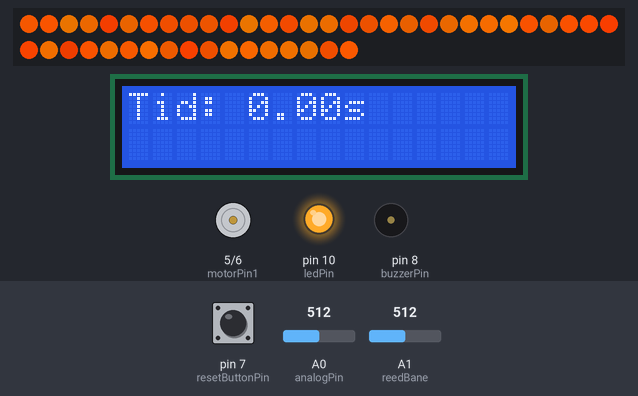
Simulated run of this sketch. Board: Arduino Uno, built with avr-gcc and run on an emulated ATmega328P. On the bench: 47 RGB LEDs in strip order, left to right, continuing on the next row, 16×2 character LCD, motor-driver pin pairs drawn as motors (green arrow = first pin HIGH = forward, orange = second pin HIGH = backward, longer = more drive, scaled by the enable pin), output pins drawn as LEDs (lit = HIGH), buzzer (waves = sounding). Inputs (shaded band) come from the test bench; at power-on: A1 (reedBane) = 512, pin 7 (resetButtonPin) HIGH, A0 (analogPin) = 512. Random numbers use the default seed unless the sketch sets one; what the sketch prints to the serial monitor is not drawn.

Above: at 1.2 s.
1.3 s: A1 (reedBane) set to 560
At 1.7 s:
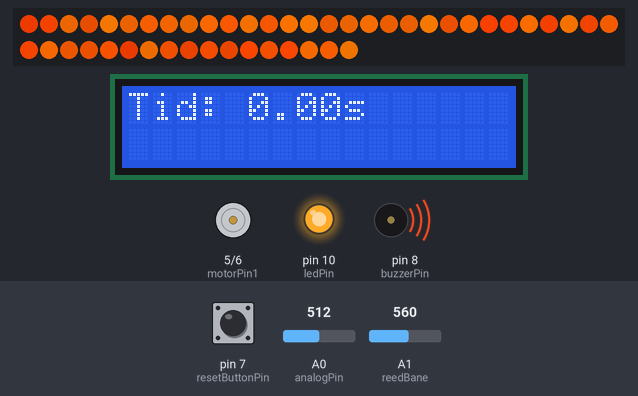
4.3 s: A1 (reedBane) set to 786
7.3 s: A1 (reedBane) set to 811
At 7.47 s:
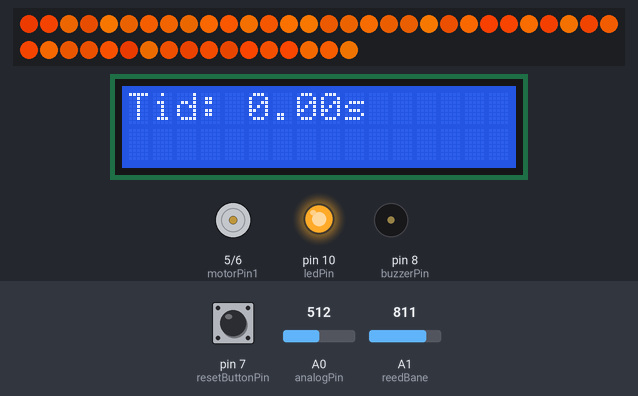
10.3 s: pin 7 (resetButtonPin) pulled LOW for 0.15 s
11.0 s: A0 (analogPin) set to 660
At 11.5 s:
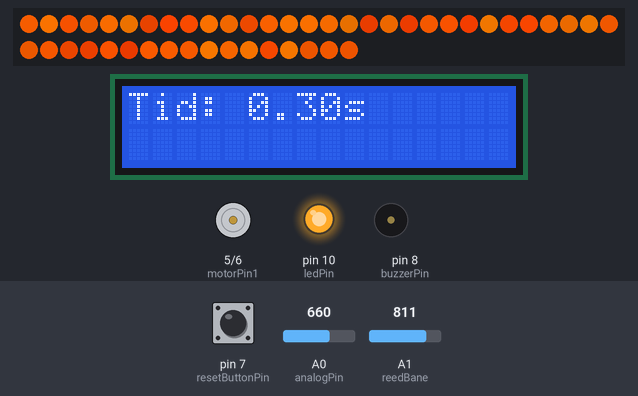
12.8 s: pin 7 (resetButtonPin) pulled LOW for 1 s
At 12.96 s:
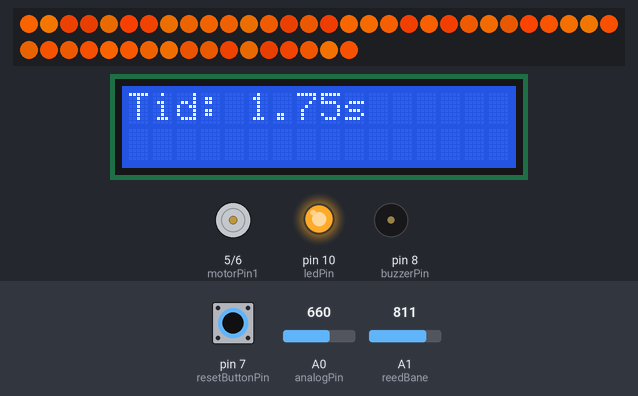
Timing chart, 0 to 15.4 s (numbered marks = the images above; inputs shaded):
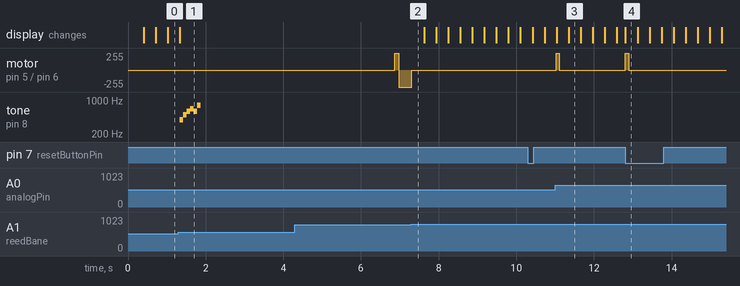

Measured:
- the behaviour switches between 800 and 801 on A1 (reedBane) (found by bisection; images 1 and 2)
- after the input at 1.3 s, tone on pin 8 (buzzerPin): plays 392 Hz for 0.09 s, 494 Hz for 0.09 s, 587 Hz for 0.09 s, 659 Hz for 0.09 s, 587 Hz for 0.09 s, 784 Hz for 0.09 s, starting at once
- after the input at 7.3 s, motor on pin 5 (motorPin1) / pin 6 (motorPin2): backward 255/255 → stopped at once
- after the input at 11.0 s, motor on pin 5 (motorPin1) / pin 6 (motorPin2): stopped → forward 255/255 at once, → stopped 0.08 s later
- after the input at 12.8 s, motor on pin 5 (motorPin1) / pin 6 (motorPin2): stopped → forward 255/255 at once, → stopped 0.10 s later

The sketch:

protokode.ino
```cpp
/*
Arduino-basert pumpespill med motorisert vogn for læring om arbeid og energi

Dette programmet styrer et fysisk spill der en spiller pumper for å bevege en vogn. Poeng registreres via reed switch-sensorer, og bevegelse, tid og visuelle effekter håndteres via motor, buzzer, LCD-display og LED-stripe.
Programmet inkluderer blant annet funksjoner for automatisk tilbakestilling av vogn og visning av tidtaking av spillet.

[Gruppe 5 / Bawan Ghorbani, Oskar Rise, Brage Berg, Tuva Enersen / TPD4126 Prototyping av fysiske brukeropplevelser / Vår 2025]

Brukte kodebiblioteker:
<Arduino.h> og <Wire.h> - Standard Arduino-biblioteker for grunnleggende funksjonalitet
<Adafruit_Neopixel.h> - Av Adafruit Industries. Brukes til kontroll av LED-stripe. Lisens: MIT-Lisens. Kilde: https://github.com/adafruit/Adafruit_NeoPixel
<LiquidCrystal_I2C.h> - Av John Rickman. Brukes til I2C-kommunikasjon med LCD-display. Kilde: https://github.com/johnrickman/LiquidCrystal_I2C
Bibliotekene er brukt i henhold til deres respektive lisenser.
*/

// Inkluderer biblioteker:
#include <Arduino.h> // Hovedbiblioteket for Arduino
#include <Wire.h> // For I2C-kommunikasjon (modul til LCD-displayet)
#include <Adafruit_NeoPixel.h> // Kontrollere LED-stripe
#include <LiquidCrystal_I2C.h> // Bruke LCD-display med I2C-modul

// Definerer pinneverdier:
const int analogPin       = A0;
const int motorPin1       = 5;
const int motorPin2       = 6;
const int enablePin       = 9;
const int resetButtonPin  = 7;
const int reedBane        = A1;
const int buzzerPin       = 8;
const int ledPin          = 10;

// Konfigurerer LED-stripen:
#define LED_PIN    3 // Definerer pinneverdi
#define NUMPIXELS  47 // Det er 47 LED-piksler på stripen
Adafruit_NeoPixel pixels = Adafruit_NeoPixel(NUMPIXELS, LED_PIN, NEO_GRB + NEO_KHZ800); // Oppretter et objekt kalt pixels som representerer LED-stripen

// Oppretter et LCD-objekt for en tekstbasert LCD-skjerm med adresse 0x27, 16 tegn per rad og 2 rader via I2C
LiquidCrystal_I2C lcd(0x27, 16, 2);

// Variabler:
int value = 0; // Midlertidig lagring av analog verdi fra reed relayen i pumpa
int sensor = -1; // sensor brukes til å indikere om stempelet har bevegd seg opp eller ned mellom reed relayene
int score = 1; // score er nåværende poengsum ila en runde. Den økes når stempelet i pumpa passerer en sensor i riktig rekkefølge (fra topp til bunn). Score brukes også til å starte bevegelse og vise tid i displayet.
int maxScore = 1; // maxScore er hvor mange poeng som må til før målpassering. Brukes i moveCart() for å justere hastigheten på motoren proporsjonalt med fremgangen.
int points = 1; // points er antall poeng som legges til per reed relay passert nedover i pumpa
int accountedScore = 1; // Hindrer at samme poeng blir registrert og utløser motorstart flere ganger
unsigned long currentTimerStart = 0; // Lagrer tidspunktet for når motoren kjører vogna ettersom poengsummen øker. Velger å bruke timer for å få presis kontroll på varigheten av handlingen i stedet for delay() for å ikke stoppe programflyten.
int pulseDuration = 70; // Motoren kjører i 70 ms per reed relay passert nedover i pumpa (per poeng registrert)
bool timerRunning = false; // Forteller om motoren er aktiv
bool resetting = false; // Forteller om vogna resetter seg i øyeblikket
unsigned long lastScoreUpdateTime = 0; // Lagrer tidspunktet for sist gang poengsummen økte (når vogna passerte en gyldig sensor og fikk poeng)

// Definerer variabler for seiersmelodi ved målgang
typedef int Melody_t;
Melody_t melody[] = { 392, 494, 587, 659, 587, 784 }; //Tall for toner
int noteDuration = 90; // Hver tone varer i 90 millisekunder

const int reedFinishMin   = 550; // Definerer intervall for verdien på reed relayen på slutten av banen
const int reedFinishMax   = 650;
const int reedResetThresh = 800; // Definerer minsteverdien for reed relayen på starten av banen. Hvis verdien er over dette, antar vi at vogna er ved startposisjon

bool started = false; // Sjekker om spillet er startet
unsigned long startTime = 0, stopTime = 0; // Lagrer tidspunktet for når vogna begynner å bevege seg og når den slutter å bevege seg. Brukes for å vise tiden man bruker på spillet på LCD-displayet.

unsigned long tid = 0; // Definerer tiden som vises på skjermen
// Deler opp tiden (millisekunder) som vises på skjermen i mer lesbare enhter:
byte sek = 0;
byte tidel = 0;
byte hundredel = 0;

// Kontrollerer fakkeleffekten på LED-stripen:
unsigned long flameStart = 0; // Tidspunktet for da siste flammeoppdatering startet
unsigned long flameDuration; // Hvor lenge den nåværende flammeeffekten skal vare. Verdien settes tilfeldig mellom 40 ms og 100 ms i setup()

void setup() {
  Serial.begin(9600);

// Setter hvilket modus hver pinne skal brukes som:
  pinMode(motorPin1, OUTPUT); // Styrer motoren fremover
  pinMode(motorPin2, OUTPUT); // Styrer motoren bakover
  pinMode(enablePin, OUTPUT); // Aktiverer motoren og kontrollerer hastigheten via analogWrite()
  pinMode(resetButtonPin, INPUT_PULLUP); // Lesing av resetknapp med innebygd pull-up-motstand
  pinMode(buzzerPin, OUTPUT); // Styrer buzzeren for seiersmelodien
  pinMode(ledPin, OUTPUT); // LED-strips

// Setter starttilstanden for LED-stripe og motorens retning:
  digitalWrite(ledPin, HIGH);
  digitalWrite(motorPin1, HIGH);
  digitalWrite(motorPin2, LOW);

// Starter og oppdaterer LED-stripen:
  pixels.begin();
  pixels.show();

  flameDuration = random(40,100);

// Setter opp og initialiserer LCD-skjermen:
  lcd.init(); // Initialiserer LCD-skjermen (nødvendig for 12C-modulen)
  lcd.backlight(); // Slår på bakgrunnsbelysning
  lcd.setCursor(0, 0);
  lcd.print("Tid:");
}

void loop() {
  flameEffect(); // Kaller på funksjonen flameEffect(), som simulerer fakkeleffekten på LED-stripen

  int reedVal = analogRead(reedBane); // Leser verdien fra reed relayene på banen og lagrer dne i reedVal

  //Serial.println(reedVal); // Skriver ut reedVal til serial monitor (ble brukt til debugging)

 // Leser av om resetknappen er aktivert, og om den er det og vogna ikke allerede resettes, så skal vogna resette seg:
  if (digitalRead(resetButtonPin) == LOW && !resetting) {
    if (started) {
      resetting = true;
      resetCart(); // Kaller på funksjon som tilbakestiller vogna
      resetting = false;
    } else {
      Serial.println("Vogna er allerede ved start – reset ignorert."); // Brukes til debugging
    }
  }

// Sjekker om vogna har passert målstreken (reed relayen på enden av banen). Da stoppes vogna (motoren stopper), displayet viser total tid brukt, seiersmelodien spilles og etter fem sekunder returnerer vogna tilbake til start av seg selv:
  if (!resetting && reedVal > reedFinishMin && reedVal < reedFinishMax) {
    Serial.println("Målpassering – spiller seiersmelodi"); // Brukes til debugging
    stopCart(); // Kaller på funksjon som stopper vogna ved målgang
    // Regner om og viser tiden brukt i sekunder, tideler og hundredeler til LCD-displayet:
      sek = tid / 1000;
  int rest = tid % 1000;
  tidel = rest / 100;
  hundredel = (rest % 100) / 10;
    sendToDisplay(sek, tidel, hundredel);
    spillSeiersmelodi();
    delay(5000);
    if (analogRead(reedBane) <= reedResetThresh) {
      resetting = true;
      resetCart();
      resetting = false;
    }
    started = false; // Når vogna har returnert til start
    stopTime = startTime; // Setter sluttid lik starttid for å nullstille tidsregningen
  }

// Sjekker hvilken sensor som er aktiv og om den skal gi poeng eller ikke (funksjonen handleSensor() sikrer at poeng kun gis om stempelet i pumpa beveger seg nedover, ikke poeng om pumpa beveger seg oppover):
  int currentSensor = getActiveSensor();
  int newScore = handleSensorArrival(currentSensor);

// Sjekker om noen har pumpet nedover i pumpa og starter isåfall tidtaking:
  if (newScore > 0 && !started) {
    started = true;
    startTime = millis();
  }

// Oppdaterer siste tid for poengendringer:
  if (newScore > 0) {
    lastScoreUpdateTime = millis();
  }

  score += newScore; // Oppdaterer poengsummen

// Starter motoren dersom det er en åpengøkning og motoren ikke allerede går. Velger å bruke timer i stedet for delay for å ikke stoppe programflyten.
  if (!timerRunning && score > accountedScore) {
    startTimer();
  }

// Stopper motoren etter den har bevegd seg i 70 ms etter poengøkning:
  if (timerRunning && millis() > currentTimerStart + pulseDuration) {
    stopTimer();
  }

  // Automatisk reset  tilbake til start (reed relayen på starten av banen) etter 10 sekunder:
  if (started && millis() - lastScoreUpdateTime > 10000 && !resetting) {
    if (analogRead(reedBane) <= reedResetThresh) {
      Serial.println("Ingen poengøkning på 10 sekunder. Tilbakestiller..."); // Brukes for debugging
      resetting = true;
      resetCart();
      resetting = false;
      startTime = millis();
    } else {
      Serial.println("Vogna er allerede ved start – automatisk reset avbrutt."); // Brukes for debugging
    }
    started = false;
    stopTime  = startTime;
  }

  // Hvis spillet har startet, regnes tiden fra starttidspunktet til nåtid og vises på LCD-displayet:
  if (started) {
    tid = millis() - startTime;
  } else {
    tid = 0;
  }
  sek = tid / 1000;
  int rest = tid % 1000;
  tidel = rest / 100;
  hundredel = (rest % 100) / 10;

  sendToDisplay(sek, tidel, hundredel);
}


// Sjekker om stempelet på pumpa har bevegd seg oppover eller nedover. Gir kun økt poengsum dersom stempelet beveger seg nedover.
int handleSensorArrival(int newSensor) {
  if (newSensor == -1) return 0;
  else if (sensor == -1) {
    sensor = newSensor;
    return 0;
  } else if (newSensor > sensor) {
    sensor = newSensor;
    return 0;
  } else if (newSensor < sensor) {
    sensor = newSensor;
    return points;
  } else {
    return 0;
  }
}


// Leser av verdien og identifiserer hvilken reed relay som stempelet i pumpa passerer. Denne brukes videre i funksjonen handleSensorArrival() for å sjekke hvilken retning stempelet beveger seg.
int getActiveSensor() {
  value = analogRead(analogPin);

  if (value > 900 && value < 1023) { //Verdien på den nederste relayen er 932, brukt 1k ohm reistans
    return 0;
  } else if (value > 600 && value < 740) { //Verdien på den nest nederste relayen er 699, brukt 4.7k ohm resistans
    return 1;
  } else if (value > 740 && value < 900) { //Verdien på den nest øverste er 770, brukt 3.3k ohm resistans
    return 2;
  } else if (value > 400 && value < 600) { //Verdien på den øverste relayen er 512, brukt 10k ohm resistans
    return 3;
  } else {
    return -1;
  }
}

// Funksjon som definerer at motoren beveger seg forover:
void moveCart(int adding) {
  if (!resetting) {
    digitalWrite(motorPin1, HIGH);
    digitalWrite(motorPin2, LOW);
    analogWrite(enablePin, 255 * adding / maxScore);
  }
}

// Funksjon som stopper motoren:
void stopCart() {
  analogWrite(enablePin, 0);
}

// Funksjon for tilbakestilling av vogna:
void resetCart() {
  Serial.println("Tilbakestiller vogn..."); //Brukes til debugging
  started = false;
  startTime = 0;
  stopTime = 0;

  // Hvis vogna ikke allerede er i mål, skal den kort kjøre fremover før den sendes tilbake:
  if(!(reedBane > reedFinishMin && reedBane < reedFinishMax)){

    digitalWrite(motorPin1, HIGH);
    digitalWrite(motorPin2, LOW);
    analogWrite(enablePin, 255);
    delay(100); // Motoren går kort fremover (100 ms) for å sikre at vogna ikke allerede er i startposisjon før retur.

  }

  digitalWrite(motorPin1, LOW);
  digitalWrite(motorPin2, HIGH);
  analogWrite(enablePin, 255);
  while (analogRead(reedBane) <= reedResetThresh) {
    delay(10);
  }

  analogWrite(enablePin, 0); // Motoren stopper ved start (når den har passert reed relayen ved starten av banen)

// Tilbakestiller verdier slik at de er klare for å sette i gang et nytt spill:
  sensor = -1;
  score = 1;
  accountedScore = 1;

  digitalWrite(motorPin1, HIGH);
  digitalWrite(motorPin2, LOW);
  Serial.println("Vogn tilbake til start."); // Brukes for debugging
}

// Aktiverer motoren kort (70 ms) etter poengøkning:
void startTimer() {
  moveCart(1);
  timerRunning = true;
  accountedScore++; // Hindrer at man dobbelttrigger for samme poeng.
  currentTimerStart = millis(); // Registrerer tidspunktet motoren ble startet
}

// Definerer at motoren stoppes når den ikke er aktivert lenger (etter 70 ms):
void stopTimer() {
  stopCart();
  timerRunning = false;
  stopTime = millis();
}

// Funksjon for å spille av seiersmelodi i buzzeren når vogna går i må:
void spillSeiersmelodi() {
  for (unsigned int i = 0; i < sizeof(melody)/sizeof(melody[0]); i++) { // Regner ut antall toner i melodien
    tone(buzzerPin, melody[i], noteDuration); // Spiller av tonen i buzzeren med den frekvensen/tonene vi ønsker i 90 ms
    delay(noteDuration);
    noTone(buzzerPin);
  }
}

// Funksjon for fakkeleffekten på LED-stripene:
void flameEffect() {
  if(millis() - flameStart < flameDuration) return; // Sjekker om det er for tidlig å oppdatere fakkeleffekten til en ny fakkeleffekt
  for (int i = 0; i < NUMPIXELS; i++) {
    int flicker = random(180, 240); // Lager en tilfeldig rød intensitet på mellom 180 og 240 for å lage fakkeleffekt
    // Definerer fargene. Ønsker mye rødt og litt oransj/gult for fakkeleffekt:
    int r = flicker;
    int g = random(flicker / 4, flicker / 2);
    int b = 0;
    pixels.setPixelColor(i, pixels.Color(r, g, b)); // Setter fargen på hvert LED, i
  }
  pixels.show();
  flameDuration = random(40,100);
}

// Viser tiden på LCD-displayet:
void sendToDisplay(byte sekunder, byte tideler, byte hundredeler) {
  lcd.setCursor(5, 0); // Plasserer markøren for å få tiden der vi ønsker på LCD-displayet
  lcd.print("        "); // Rydder bort gamle tall
  lcd.setCursor(5, 0); // Flytter markøren tilbake for ny tid
  // Skriver ut tiden på formen: x.xx s:
  lcd.print(sekunder);
  lcd.print(".");
  lcd.print(tideler);
  lcd.print(hundredeler);
  lcd.print("s");
}
```
